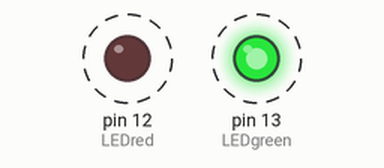
This sketch was run on a simulated Arduino Uno, built with avr-gcc and run on an emulated ATmega328P. Shown: output pins drawn as LEDs (lit = HIGH). Dashed ring = blinking.

Above: at 0.2 s.
Timing chart, 0 to 3.0 s (numbered marks = the images above):
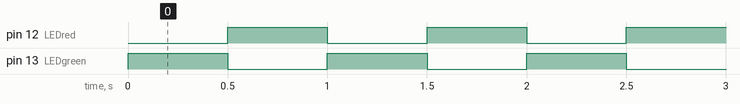

The sketch:

sketch_ledsblink.ino
```cpp
int LEDgreen = 13;
int LEDred = 12;

void setup() {
  pinMode(LEDgreen,OUTPUT);
  pinMode(LEDred,OUTPUT);

}

void loop() {
  digitalWrite(LEDgreen, HIGH);
  digitalWrite(LEDred, LOW);
  delay(500);
  digitalWrite(LEDred, HIGH);
  digitalWrite(LEDgreen, LOW);
  delay(500);
}
```

Measured:
- by itself, pin 12 (LEDred), pin 13 (LEDgreen): alternates HIGH for 0.50 s and LOW for 0.50 s
